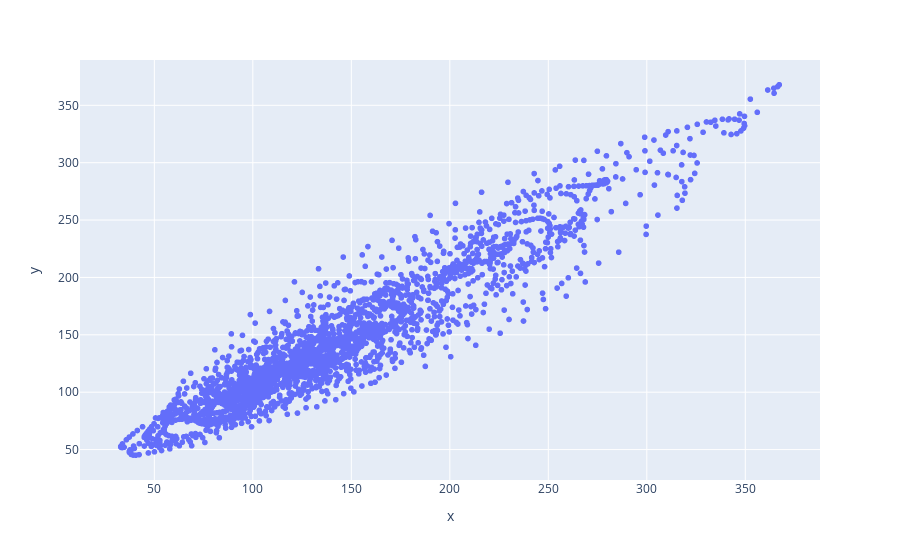

The notebook cell this image was saved under:
### Code cell
# Look at the fit on the training data
predictions = predictor.predict(X_train)
print(f"Predicted: {predictions}, Actual: {predictor.scaler_y.inverse_transform(y_train)}")

import plotly.express as px
p=[]
for i in predictions:
    p.append(i[-2])

act=[]
for i in predictor.scaler_y.inverse_transform(y_train):
    act.append(i[-2])
# Plot the predictions
fig = px.scatter(x=act, y=p)
fig.show()

### Figure 1 — Plotly figure (JSON) as saved in the notebook; plotly's stock layout.template omitted (floating-point values rounded to 4 significant figures; data arrays with more than 128 entries replaced by an {"elided": "..."} marker saying what was removed)
{"data": [{"hovertemplate": "x=%{x}<br>y=%{y}<extra></extra>", "legendgroup": "", "marker": {"color": "#636efa", "symbol": "circle"}, "mode": "markers", "name": "", "showlegend": false, "type": "scattergl", "x": {"elided": "2595 float values"}, "xaxis": "x", "y": {"elided": "2595 float values"}, "yaxis": "y"}], "layout": {"legend": {"tracegroupgap": 0}, "margin": {"t": 60}, "xaxis": {"anchor": "y", "domain": [0, 1], "title": {"text": "x"}}, "yaxis": {"anchor": "x", "domain": [0, 1], "title": {"text": "y"}}}}
